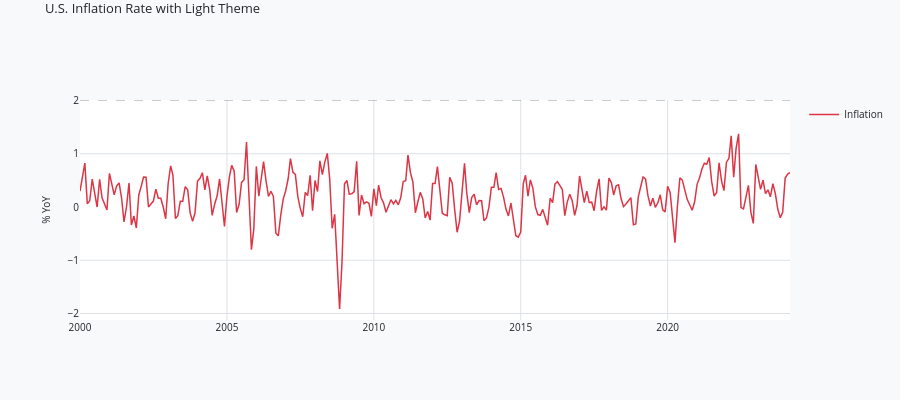

The cell this chart's notebook holds for it:
### Markdown cell above
## 5. Custom Color Theme

You can customize the color scheme for different visual styles. Here's a light theme example.

### Code cell
# Custom light theme with real inflation data
light_colors = {
    'background': '#ffffff',
    'paper': '#f8f9fa',
    'grid': '#dee2e6',
    'text': '#212529',
    'spike': 'rgba(0, 0, 0, 0.3)',
    'zero_line': 'rgba(0, 0, 0, 0.2)',
}

chart = econcharts(num_rows=1, height=400, colors=light_colors)
chart.add_line(row=1, x=inf_dates, y=inf_values, name='Inflation', color='#dc3545')
chart.set_title('U.S. Inflation Rate with Light Theme')
chart.set_yaxis(row=1, title='% YoY')
chart.add_hline(row=1, y=2.0)  # Fed target
chart.enable_unified_spikeline()
chart.show()

### Figure 1 — Plotly figure (JSON) as saved in the notebook; plotly's stock layout.template omitted (floating-point values rounded to 4 significant figures; data arrays with more than 128 entries replaced by an {"elided": "..."} marker saying what was removed)
{"data": [{"line": {"color": "#dc3545", "width": 1.5}, "name": "Inflation", "showlegend": true, "type": "scatter", "visible": true, "x": {"elided": "291 str values"}, "xaxis": "x", "y": {"elided": "291 float values"}, "yaxis": "y"}], "layout": {"font": {"color": "#212529", "size": 10}, "height": 400, "hoverlabel": {"bgcolor": "#f8f9fa", "font": {"color": "#212529", "size": 11}}, "hovermode": "x unified", "paper_bgcolor": "#f8f9fa", "plot_bgcolor": "#ffffff", "shapes": [{"line": {"color": "rgba(0, 0, 0, 0.2)", "dash": "dash", "width": 1}, "type": "line", "x0": 0, "x1": 1, "xref": "x domain", "y0": 2, "y1": 2, "yref": "y"}], "title": {"font": {"color": "#212529", "size": 13}, "text": "U.S. Inflation Rate with Light Theme", "y": 0.99, "yanchor": "top"}, "xaxis": {"anchor": "y", "domain": [0, 1], "gridcolor": "#dee2e6", "showspikes": true, "spikecolor": "rgba(0, 0, 0, 0.3)", "spikedash": "dot", "spikemode": "across", "spikesnap": "cursor", "spikethickness": 1}, "yaxis": {"anchor": "x", "domain": [0, 1], "gridcolor": "#dee2e6", "title": {"font": {"color": "#212529", "size": 10}, "text": "% YoY"}, "type": "linear"}}}
